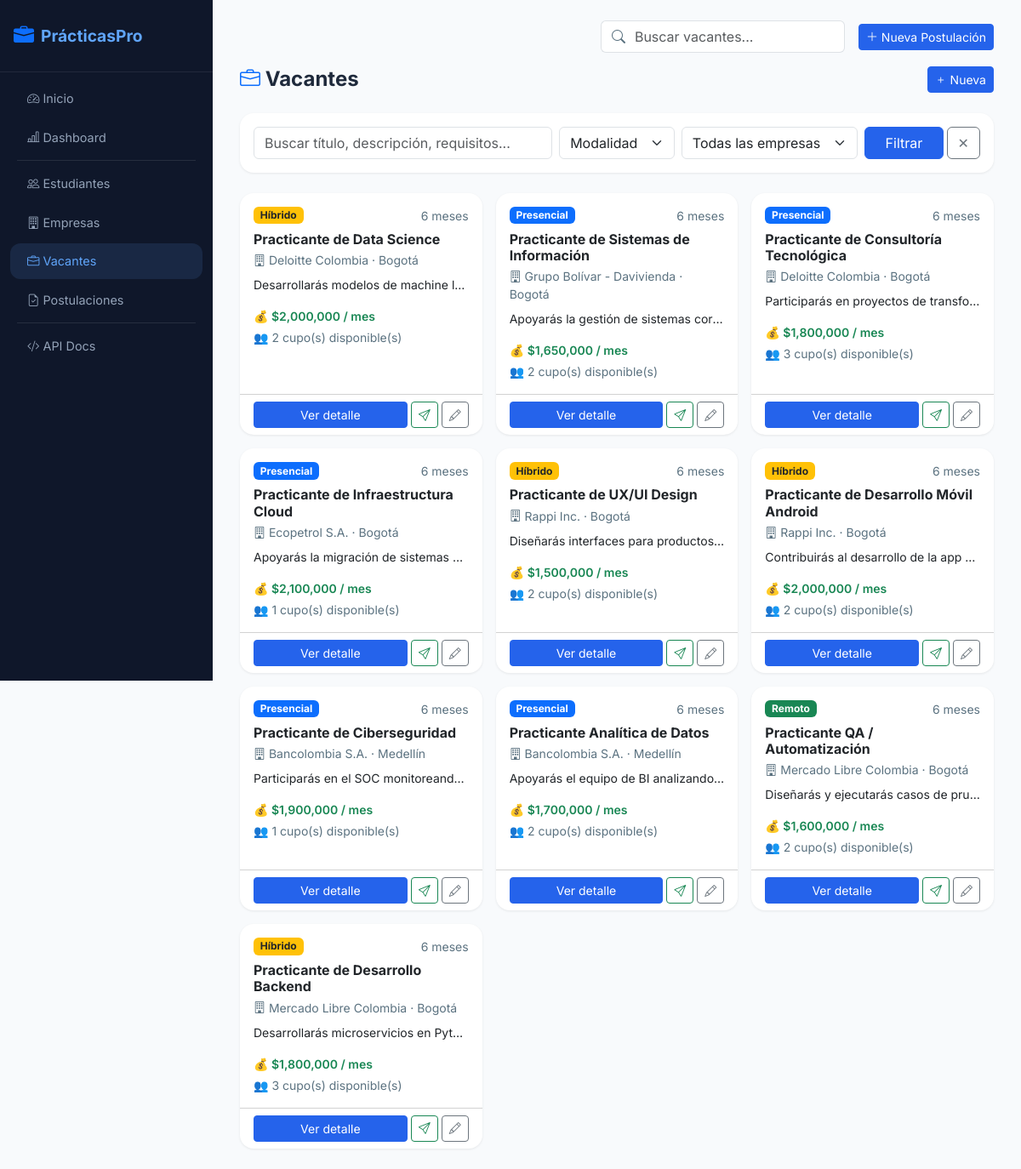
The app's page /vacantes/ with its own data.
### app/models/models.py (models this page shows)
class Vacante(Base):
    __tablename__ = "vacantes"
    id           = Column(Integer, primary_key=True, index=True)
    titulo       = Column(String(150), nullable=False, index=True)
    descripcion  = Column(Text, nullable=False)
    requisitos   = Column(Text)
    salario      = Column(Numeric(12, 2))
    modalidad    = Column(SAEnum(ModalidadEnum), nullable=False)
    duracion_meses = Column(Integer, default=6)
    cupos        = Column(Integer, default=1)
    activa       = Column(Boolean, default=True)
    empresa_id   = Column(Integer, ForeignKey("empresas.id"), nullable=False)
    created_at   = Column(DateTime, default=datetime.utcnow)
    updated_at   = Column(DateTime, default=datetime.utcnow, onupdate=datetime.utcnow)
    empresa      = relationship("Empresa", back_populates="vacantes")
    postulaciones = relationship("Postulacion", back_populates="vacante", cascade="all, delete-orphan")

class Empresa(Base):
    __tablename__ = "empresas"
    id          = Column(Integer, primary_key=True, index=True)
    nombre      = Column(String(150), nullable=False, index=True)
    nit         = Column(String(20), unique=True, nullable=False)
    sector      = Column(SAEnum(SectorEnum), nullable=False)
    ciudad      = Column(String(80), nullable=False)
    direccion   = Column(String(200))
    sitio_web   = Column(String(200))
    descripcion = Column(Text)
    logo        = Column(String(500))   # URL Cloudinary
    contacto_nombre = Column(String(100))
    contacto_email  = Column(String(150))
    activo      = Column(Boolean, default=True)
    created_at  = Column(DateTime, default=datetime.utcnow)
    updated_at  = Column(DateTime, default=datetime.utcnow, onupdate=datetime.utcnow)
    vacantes    = relationship("Vacante", back_populates="empresa", cascade="all, delete-orphan")

### app/routers/vacantes.py (the view)
@router.get("/", response_class=HTMLResponse)
async def listar_vacantes(
    request: Request,
    busqueda: Optional[str] = None,
    modalidad: Optional[str] = None,
    empresa_id: Optional[int] = None,
    db: Session = Depends(get_db),
):
    vacantes = VacanteRepository.listar(db, busqueda=busqueda, modalidad=modalidad, empresa_id=empresa_id)
    empresas = EmpresaRepository.listar(db, limit=100)
    return templates.TemplateResponse("vacantes/lista.html", {
        "request": request,
        "vacantes": vacantes,
        "busqueda": busqueda or "",
        "modalidad_filtro": modalidad or "",
        "empresa_filtro": empresa_id,
        "modalidades": MODALIDADES,
        "empresas": empresas,
    })

### app/templates/vacantes/lista.html (shortened to what this page needs)
{% extends "partials/base.html" %}
{% block content %}
<div class="d-flex align-items-center justify-content-between mb-4">
  <h4 class="fw-bold mb-0"><i class="bi bi-briefcase text-primary"></i> Vacantes</h4>
  <a href="/vacantes/nueva/form" class="btn btn-primary btn-sm"><i class="bi bi-plus"></i> Nueva</a>
</div>
<div class="card p-3 mb-4">
  <form method="get" class="row g-2 align-items-end">
    <div class="col-md-5">
      <input type="search" name="busqueda" value="{{ busqueda }}" class="form-control"
             placeholder="Buscar título, descripción, requisitos..." />
    </div>
    <div class="col-md-2">
      <select name="modalidad" class="form-select">
        <option value="">Modalidad</option>
      </select>
    </div>
    <div class="col-md-3">
      <select name="empresa_id" class="form-select">
        <option value="">Todas las empresas</option>
      </select>
    </div>
    <div class="col-md-2 d-flex gap-1">
      <button type="submit" class="btn btn-primary flex-fill">Filtrar</button>
      <a href="/vacantes/" class="btn btn-outline-secondary">✕</a>
    </div>
  </form>
</div>
<div class="row g-3">
  {% for v in vacantes %}
  <div class="col-md-6 col-lg-4">
    <div class="card h-100">
      <div class="card-body">
        <div class="d-flex justify-content-between align-items-start mb-2">
          <span class="badge bg-{{ 'primary' if v.modalidad.value=='Presencial' else 'success' if v.modalidad.value=='Remoto' else 'warning text-dark' }}">
            {{ v.modalidad.value }}
          </span>
          <small class="text-muted">{{ v.duracion_meses }} meses</small>
        </div>
        <h6 class="fw-bold mb-1">{{ v.titulo }}</h6>
        <p class="text-muted small mb-2">
          {% if v.empresa %}
          <i class="bi bi-building"></i> {{ v.empresa.nombre }} · {{ v.empresa.ciudad }}
          {% endif %}
        </p>
        <p class="small text-truncate" style="max-height:3rem;overflow:hidden">{{ v.descripcion }}</p>
        {% if v.salario %}
        <div class="fw-semibold text-success small">💰 ${{ "{:,.0f}".format(v.salario) }} / mes</div>
        {% endif %}
        <div class="text-muted small mt-1">👥 {{ v.cupos }} cupo(s) disponible(s)</div>
      </div>
      <div class="card-footer bg-transparent d-flex gap-1">
        <a href="/vacantes/{{ v.id }}" class="btn btn-sm btn-primary flex-fill">Ver detalle</a>
        <a href="/postulaciones/nueva/form?vacante_id={{ v.id }}" class="btn btn-sm btn-outline-success"><i class="bi bi-send"></i></a>
        <a href="/vacantes/{{ v.id }}/editar" class="btn btn-sm btn-outline-secondary"><i class="bi bi-pencil"></i></a>
      </div>
    </div>
  </div>
  {% else %}
  <div class="col-12 text-center text-muted py-5">
    <i class="bi bi-briefcase fs-1 d-block mb-2"></i>
    No hay vacantes. <a href="/vacantes/nueva/form">Crea la primera</a>
  </div>
  {% endfor %}
</div>
{% endblock %}

### app/static/css/custom.css (style rules this page uses)
:root { --pp-primary: #2563eb; --pp-secondary: #6d28d9; --pp-surface: #ffffff; --pp-surface-alt: #f8fbff; --pp-text: #0f172a; --pp-muted: #64748b; --pp-border: rgba(37, 99, 235, 0.12); }
body { font-family: 'Inter', sans-serif; background: linear-gradient(180deg, #f8fbff 0%, #eef2ff 100%); color: var(--pp-text); }
.card, .hero-card, .overview-card { border-radius: 1.35rem; box-shadow: 0 22px 60px rgba(15, 23, 42, 0.08); border: 1px solid rgba(148, 163, 184, 0.12); }
.btn-primary { background-color: var(--pp-primary); border-color: var(--pp-primary); }
.text-muted { color: #5b7280 !important; }

### app/templates/partials/base.html (style rules this page uses)
:root { --pp-primary: #2563eb; --pp-secondary: #7c3aed; --pp-success: #059669; --pp-warning: #d97706; --pp-danger: #dc2626; --pp-dark: #0f172a; --pp-bg: #f8fafc; }
body { font-family: 'Inter', sans-serif; background: var(--pp-bg); color: #1e293b; }
.card { border: none; border-radius: 1rem; box-shadow: 0 1px 3px rgba(0,0,0,.08); }

### records on screen
Vacante: modalidad.value "Híbrido", duracion_meses "6", titulo "Practicante de Data Science", empresa.nombre "Deloitte Colombia", empresa.ciudad "Bogotá", descripcion "Desarrollarás modelos de machine l…", salario "2,000,000", cupos "2"
Vacante: modalidad.value "Presencial", duracion_meses "6", titulo "Practicante de Sistemas de Información", empresa.nombre "Grupo Bolívar - Davivienda", empresa.ciudad "Bogotá", descripcion "Apoyarás la gestión de sistemas cor…", salario "1,650,000", cupos "2"
Vacante: modalidad.value "Presencial", duracion_meses "6", titulo "Practicante de Consultoría Tecnológica", empresa.nombre "Deloitte Colombia", empresa.ciudad "Bogotá", descripcion "Participarás en proyectos de transfo…", salario "1,800,000", cupos "3"
Vacante: modalidad.value "Presencial", duracion_meses "6", titulo "Practicante de Infraestructura Cloud", empresa.nombre "Ecopetrol S.A.", empresa.ciudad "Bogotá", descripcion "Apoyarás la migración de sistemas…", salario "2,100,000", cupos "1"
Vacante: modalidad.value "Híbrido", duracion_meses "6", titulo "Practicante de UX/UI Design", empresa.nombre "Rappi Inc.", empresa.ciudad "Bogotá", descripcion "Diseñarás interfaces para productos…", salario "1,500,000", cupos "2"
Vacante: modalidad.value "Híbrido", duracion_meses "6", titulo "Practicante de Desarrollo Móvil Android", empresa.nombre "Rappi Inc.", empresa.ciudad "Bogotá", descripcion "Contribuirás al desarrollo de la app…", salario "2,000,000", cupos "2"
Vacante: modalidad.value "Presencial", duracion_meses "6", titulo "Practicante de Ciberseguridad", empresa.nombre "Bancolombia S.A.", empresa.ciudad "Medellín", descripcion "Participarás en el SOC monitoreand…", salario "1,900,000", cupos "1"
Vacante: modalidad.value "Presencial", duracion_meses "6", titulo "Practicante Analítica de Datos", empresa.nombre "Bancolombia S.A.", empresa.ciudad "Medellín", descripcion "Apoyarás el equipo de BI analizando…", salario "1,700,000", cupos "2"
Vacante: modalidad.value "Remoto", duracion_meses "6", titulo "Practicante QA / Automatización", empresa.nombre "Mercado Libre Colombia", empresa.ciudad "Bogotá", descripcion "Diseñarás y ejecutarás casos de pru…", salario "1,600,000", cupos "2"
Vacante: modalidad.value "Híbrido", duracion_meses "6", titulo "Practicante de Desarrollo Backend", empresa.nombre "Mercado Libre Colombia", empresa.ciudad "Bogotá", descripcion "Desarrollarás microservicios en Pyt…", salario "1,800,000", cupos "3"
